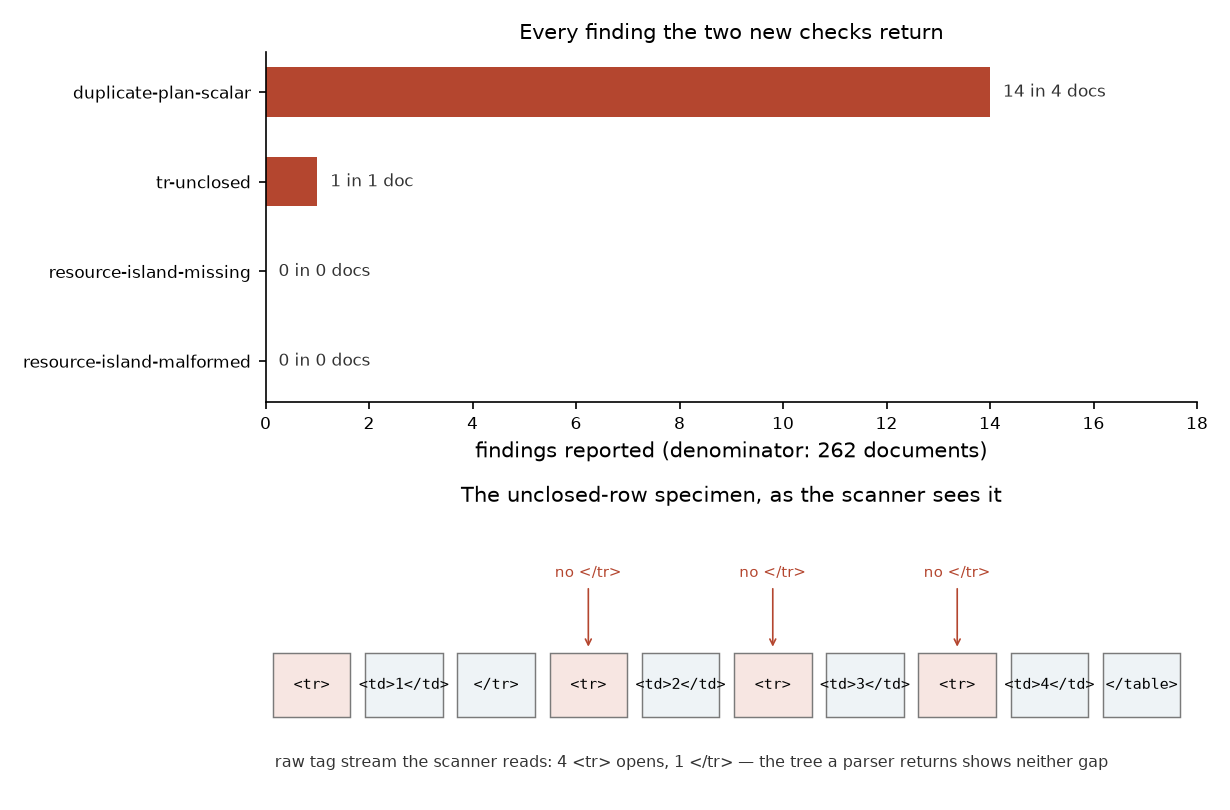

Reproduce this figure in Python.
"""Plot the population the state checks report over, and the token stream they read.

Two relationships are clearer drawn than described. The population panel shows
every finding the state-and-structure checks return against the whole corpus, so
a reader can see that one code is the entire yield and the island check is silent
over a non-empty population. The token panel shows the unclosed-row specimen as
the raw stream the scanner reads: three missing end tags that a parser repairs
away, which is why the check must read the stream and not the tree.
"""

from __future__ import annotations

from pathlib import Path

import matplotlib

matplotlib.use("Agg")
import matplotlib.pyplot as plt

OUT = Path(__file__).with_name("state-check-population.png")
DOCS = 262
CODES = [
    ("duplicate-plan-scalar", 14, 4),
    ("tr-unclosed", 1, 1),
    ("resource-island-missing", 0, 0),
    ("resource-island-malformed", 0, 0),
]


def _population(ax: plt.Axes) -> None:
    labels = [code for code, _, _ in CODES][::-1]
    findings = [n for _, n, _ in CODES][::-1]
    docs = [d for _, _, d in CODES][::-1]
    bars = ax.barh(labels, findings, color="#b4462f", height=0.55)
    for bar, n, d in zip(bars, findings, docs):
        ax.text(
            bar.get_width() + 0.25,
            bar.get_y() + bar.get_height() / 2,
            f"{n} in {d} doc" + ("" if d == 1 else "s"),
            va="center",
            fontsize=8,
            color="#333",
        )
    ax.set_xlim(0, 18)
    ax.set_xlabel(f"findings reported (denominator: {DOCS} documents)")
    ax.set_title("Every finding the two new checks return", fontsize=10)
    ax.tick_params(labelsize=8)
    for spine in ("top", "right"):
        ax.spines[spine].set_visible(False)


def _token_stream(ax: plt.Axes) -> None:
    tokens = ["<tr>", "<td>1</td>", "</tr>", "<tr>", "<td>2</td>", "<tr>", "<td>3</td>", "<tr>", "<td>4</td>", "</table>"]
    missing = {3, 5, 7}
    ax.set_xlim(-0.5, len(tokens) - 0.4)
    ax.set_ylim(-0.9, 1.5)
    ax.axis("off")
    for i, token in enumerate(tokens):
        opened = token.startswith("<tr>")
        face = "#eef3f6" if not opened else "#f7e6e2"
        ax.add_patch(
            plt.Rectangle((i - 0.42, -0.28), 0.84, 0.56, facecolor=face, edgecolor="#7a7a7a", linewidth=0.7)
        )
        ax.text(i, 0.0, token, ha="center", va="center", fontsize=7, family="monospace")
        if i in missing:
            ax.annotate(
                "no </tr>",
                xy=(i, 0.30), xytext=(i, 0.95),
                ha="center", fontsize=7, color="#b4462f",
                arrowprops=dict(arrowstyle="->", color="#b4462f", linewidth=0.8),
            )
    ax.text(
        -0.4, -0.72,
        "raw tag stream the scanner reads: 4 <tr> opens, 1 </tr> — the tree a parser returns shows neither gap",
        fontsize=7.5, color="#333",
    )
    ax.set_title("The unclosed-row specimen, as the scanner sees it", fontsize=10)


def main() -> None:
    fig, (top, bottom) = plt.subplots(2, 1, figsize=(8.2, 5.4), gridspec_kw={"height_ratios": [1.0, 0.78]})
    _population(top)
    _token_stream(bottom)
    fig.tight_layout()
    fig.savefig(OUT, dpi=150)
    print("wrote", OUT)


if __name__ == "__main__":
    main()
